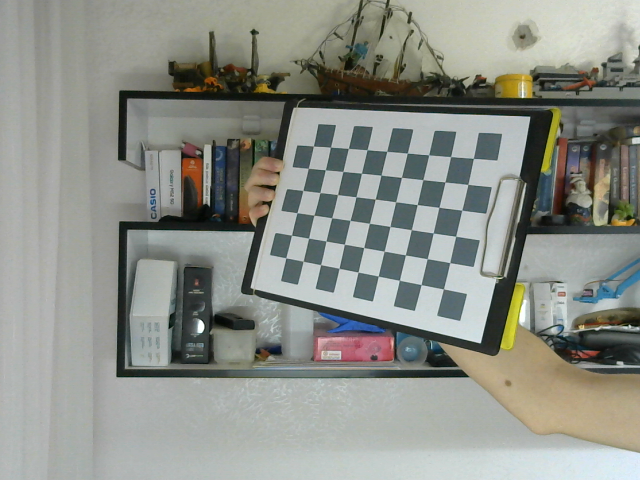
#> input picture MoSLib/utils/images/right/right0.png, 640 x 480 px
$ python undistort.py
#> lines starting #> are read from the running program, lines starting #| are printed output that depends on the picture; after the words box and inside, x2 and y2 are one past the last pixel; in counts of white or black regions, pixels touching at a corner belong together
import numpy as np
import cv2
import glob
from calibration_store import save_coefficients

# termination criteria
criteria = (cv2.TERM_CRITERIA_EPS + cv2.TERM_CRITERIA_MAX_ITER, 30, 0.001)


def calibrate(dirpath, prefix, image_format, square_size, width=9, height=6):
    """ Apply camera calibration operation for images in the given directory path. """
#> called with dirpath = 'images/right', prefix = 'right', image_format = 'png', square_size = 0.0252, width = 9, height = 6
    # prepare object points, like (0,0,0), (1,0,0), (2,0,0) ....,(8,6,0)
    objp = np.zeros((height*width, 3), np.float32)
    objp[:, :2] = np.mgrid[0:width, 0:height].T.reshape(-1, 2)

    objp = objp * square_size  # Create real world coords. Use your metric.

    # Arrays to store object points and image points from all the images.
    objpoints = []  # 3d point in real world space
    imgpoints = []  # 2d points in image plane.

    # Directory path correction. Remove the last character if it is '/'
    if dirpath[-1:] == '/':
        dirpath = dirpath[:-1]

    # Get the images
    images = glob.glob(dirpath+'/' + prefix + '*.' + image_format)

    # Iterate through the pairs and find chessboard corners. Add them to arrays
    # If openCV can't find the corners in an image, we discard the image.
    for fname in images:
        img = cv2.imread(fname)
#> img is the input picture: shape (480, 640, 3); mean B, G, R 137, 144.1, 141.1
        gray = cv2.cvtColor(img, cv2.COLOR_BGR2GRAY)
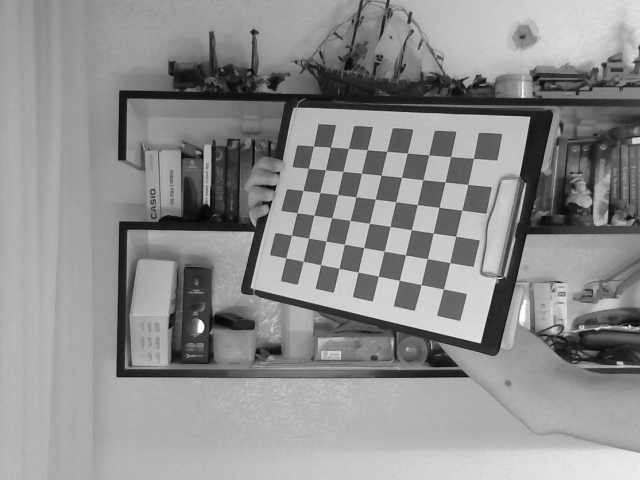
#> gray: shape (480, 640); min 4, max 255, mean 142.4

        # Find the chess board corners
        ret, corners = cv2.findChessboardCorners(gray, (width, height), None)
#> ret = True; corners = 54 rows, first 8: [443.3, 288.8], [421.2, 284.8], [399.2, 280.4], [378.4, 276], [357.9, 272.2], [339.2, 268.3], [320.7, 264.4], [303.2, 261.1]

        # If found, add object points, image points (after refining them)
        if ret:
            objpoints.append(objp)

            corners2 = cv2.cornerSubPix(gray, corners, (11, 11), (-1, -1), criteria)
#> corners2 = 54 rows, first 8: [443.4, 288.9], [421.1, 284.6], [399.4, 280.3], [378.3, 276.1], [358, 272.1], [339.1, 268.3], [320.6, 264.6], [303.2, 261.3]
            imgpoints.append(corners2)

            # Draw and display the corners
            # Show the image to see if pattern is found ! imshow function.
            img = cv2.drawChessboardCorners(img, (width, height), corners2, ret)
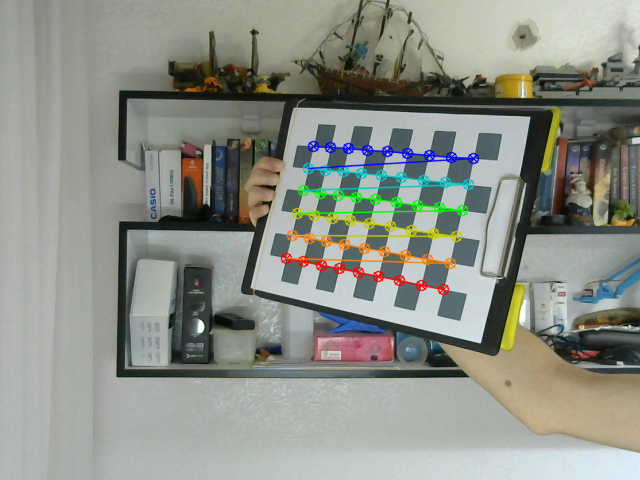
#> img: shape (480, 640, 3); 3.03% of pixels changed, all inside (x1, y1, x2, y2) = (280, 140, 480, 296)

    ret, mtx, dist, rvecs, tvecs = cv2.calibrateCamera(objpoints, imgpoints, gray.shape[::-1], None, None)
#> ret = 0.251; mtx = [[910.2, 0, 324.4], [0, 918.8, 233.1], [0, 0, 1]]; dist = [[0.256, -50.01, 0.0111, 0.0821, 883.1]]; rvecs = ([-0.998, -0.237, -2.77],); tvecs = ([0.11, 0.0516, 0.863],)

    return ret, mtx, dist, rvecs, tvecs

cam1 = "right"
cam = "left" # left or right

ret, mtx, dist, rvecs, tvecs = calibrate(f"images/{cam1}", f"{cam1}", "png", 0.0252, 9 ,6)
#> ret = 0.251; mtx = [[910.2, 0, 324.4], [0, 918.8, 233.1], [0, 0, 1]]; dist = [[0.256, -50.01, 0.0111, 0.0821, 883.1]]; rvecs = ([-0.998, -0.237, -2.77],); tvecs = ([0.11, 0.0516, 0.863],)

for i in range(0, 27): # 0 to number of images
    img = cv2.imread(f'images/{cam1}/{cam1}{i}.png')
    h, w = img.shape[:2]
#> h = 480; w = 640
    newcameramtx, roi = cv2.getOptimalNewCameraMatrix(mtx, dist, (w,h), 1, (w,h))
#> newcameramtx = [[1833.9, 0, 310.9], [0, 956.6, 237.1], [0, 0, 1]]; roi = (193, 190, 225, 91)

    # undistort
    dst = cv2.undistort(img, mtx, dist, None, newcameramtx)
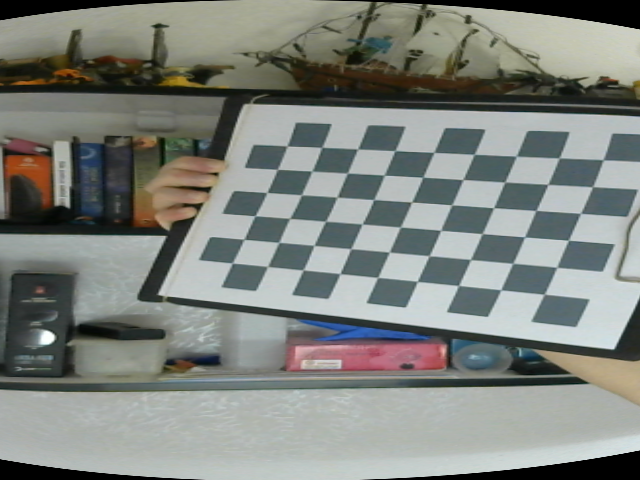
#> dst: shape (480, 640, 3); mean B, G, R 125.8, 131.2, 127.2
    # crop the image
    x, y, w, h = roi
#> x = 193; y = 190; w = 225; h = 91
    dst = dst[y:y+h, x:x+w]
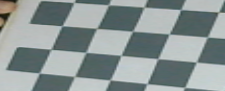
#> dst: shape (91, 225, 3); mean B, G, R 148.5, 149, 138.6
#> (the run stopped early here; a loop or call above may not have finished)
